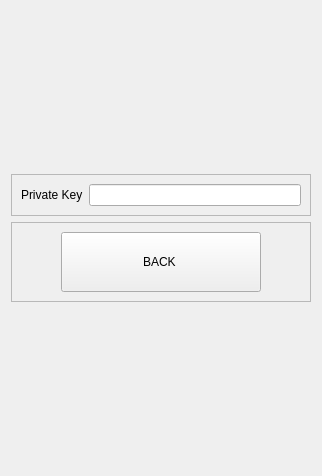
                 <widget class="QWidget" name="page_7">
                  <layout class="QVBoxLayout" name="verticalLayout_24">
                   <item>
                    <spacer name="verticalSpacer_28">
                     <property name="orientation">
                      <enum>Qt::Vertical</enum>
                     </property>
                     <property name="sizeHint" stdset="0">
                      <size>
                       <width>20</width>
                       <height>163</height>
                      </size>
                     </property>
                    </spacer>
                   </item>
                   <item>
                    <widget class="QFrame" name="frame_51">
                     <property name="frameShape">
                      <enum>QFrame::StyledPanel</enum>
                     </property>
                     <property name="frameShadow">
                      <enum>QFrame::Raised</enum>
                     </property>
                     <layout class="QHBoxLayout" name="horizontalLayout_57">
                      <item>
                       <widget class="QLabel" name="label_85">
                        <property name="text">
                         <string>Private Key</string>
                        </property>
                       </widget>
                      </item>
                      <item>
                       <widget class="QLineEdit" name="lineEdit_36">
                        <property name="readOnly">
                         <bool>true</bool>
                        </property>
                       </widget>
                      </item>
                     </layout>
                    </widget>
                   </item>
                   <item>
                    <widget class="QFrame" name="frame_52">
                     <property name="frameShape">
                      <enum>QFrame::StyledPanel</enum>
                     </property>
                     <property name="frameShadow">
                      <enum>QFrame::Raised</enum>
                     </property>
                     <layout class="QHBoxLayout" name="horizontalLayout_58">
                      <item>
                       <spacer name="horizontalSpacer_27">
                        <property name="orientation">
                         <enum>Qt::Horizontal</enum>
                        </property>
                        <property name="sizeHint" stdset="0">
                         <size>
                          <width>40</width>
                          <height>20</height>
                         </size>
                        </property>
                       </spacer>
                      </item>
                      <item>
                       <widget class="QPushButton" name="pushButton_48">
                        <property name="minimumSize">
                         <size>
                          <width>200</width>
                          <height>60</height>
                         </size>
                        </property>
                        <property name="maximumSize">
                         <size>
                          <width>200</width>
                          <height>60</height>
                         </size>
                        </property>
                        <property name="text">
                         <string>BACK </string>
                        </property>
                       </widget>
                      </item>
                      <item>
                       <spacer name="horizontalSpacer_28">
                        <property name="orientation">
                         <enum>Qt::Horizontal</enum>
                        </property>
                        <property name="sizeHint" stdset="0">
                         <size>
                          <width>40</width>
                          <height>20</height>
                         </size>
                        </property>
                       </spacer>
                      </item>
                     </layout>
                    </widget>
                   </item>
                   <item>
                    <spacer name="verticalSpacer_29">
                     <property name="orientation">
                      <enum>Qt::Vertical</enum>
                     </property>
                     <property name="sizeHint" stdset="0">
                      <size>
                       <width>20</width>
                       <height>163</height>
                      </size>
                     </property>
                    </spacer>
                   </item>
                  </layout>
                 </widget>
